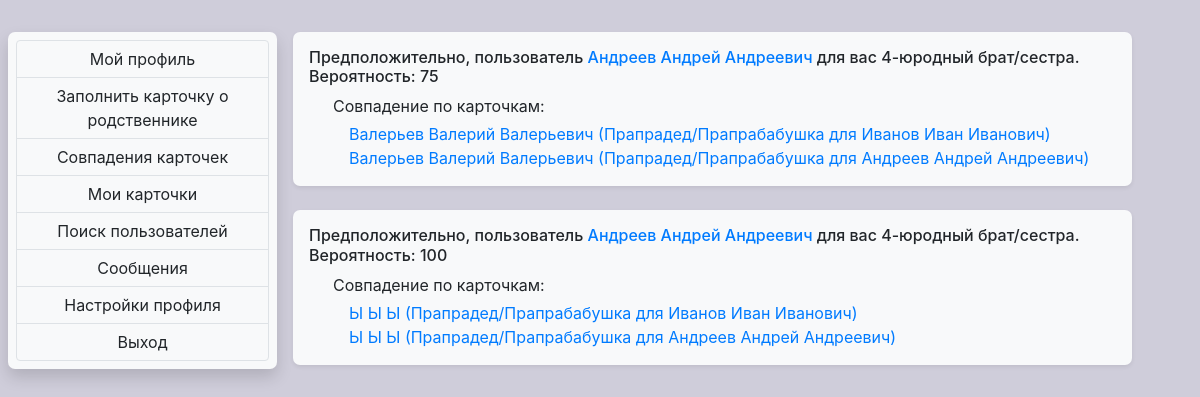
Page /similarities (signed in) on the earlier database version.
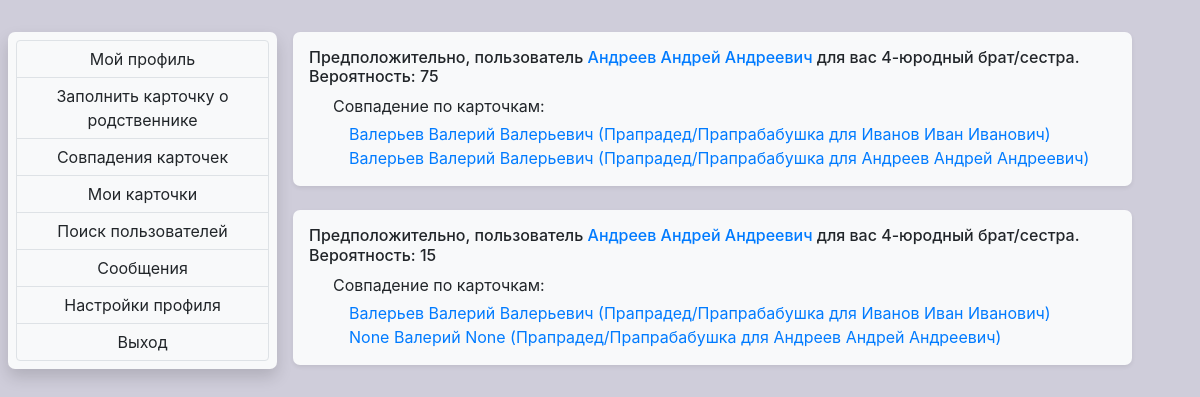
Same page on the later database version.
### relationfinder/models.py (models this page shows, shortened)
class Relation(models.Model):
    referenced_by = models.ForeignKey(
        Card, on_delete=models.CASCADE, blank=True, null=True, related_name="fbRelations_set")
    referencing = models.ForeignKey(
        Card, on_delete=models.CASCADE, blank=True, null=True, related_name="rtRelations_set")
    connection_type = models.CharField(max_length=30, blank=True, null=True)
    similarity = models.FloatField(null=True, blank=True)

class Card(models.Model):
    class Meta:
        verbose_name_plural = "Cards"
        verbose_name = "Card"
    user = models.ForeignKey(
        User, on_delete=models.CASCADE, related_name="card_set", blank=True, null=True)
    card_name = models.CharField(
        max_length=30, blank=False, null=False, default="default name")
    sex = models.CharField(max_length=30, blank=False,
                           null=False, default="default")
    relation_level = models.CharField(
        max_length=30, blank=False, null=False, default="default")
    first_name = models.CharField(max_length=30, blank=True, null=True)
    surname = models.CharField(max_length=30, blank=True, null=True)
    fathername = models.CharField(max_length=30, blank=True, null=True)
    birth_year = models.PositiveIntegerField(blank=True, null=True)
    death_year = models.PositiveIntegerField(blank=True, null=True)
    place1_x = models.FloatField(blank=True, null=True)
    place1_y = models.FloatField(blank=True, null=True)
    place1_radius = models.FloatField(blank=True, null=True)
    place1_start_year = models.PositiveIntegerField(blank=True, null=True)
    place1_end_year = models.PositiveIntegerField(blank=True, null=True)
    place2_x = models.FloatField(blank=True, null=True)
    place2_y = models.FloatField(blank=True, null=True)
    place2_radius = models.FloatField(blank=True, null=True)
    place2_start_year = models.PositiveIntegerField(blank=True, null=True)
    place2_end_year = models.PositiveIntegerField(blank=True, null=True)
    place3_x = models.FloatField(blank=True, null=True)
    place3_y = models.FloatField(blank=True, null=True)
    place3_radius = models.FloatField(blank=True, null=True)
    place3_start_year = models.PositiveIntegerField(blank=True, null=True)
    place3_end_year = models.PositiveIntegerField(blank=True, null=True)
    information = models.TextField(null=True, blank=True)
    def __str__(self):
        return '{} {} {} ({} для {}) '.format(self.surname, self.first_name, self.fathername, self.relation_level, str(self.user))

class UserExtension(models.Model):
    user = models.OneToOneField(
        User, null=True, blank=True, on_delete=models.CASCADE, related_name='userExtension')
    first_name = models.CharField(max_length=30, blank=True, null=True)
    surname = models.CharField(max_length=30, blank=True, null=True)
    fathername = models.CharField(max_length=30, blank=True, null=True)
    birth_date = models.DateField(
        auto_now=False, auto_now_add=False, blank=True, null=True)
    information = models.TextField(blank=True, null=True)
    photo = models.ImageField(blank=True, null=True,
                              default="def_profile_photo.png")

### relationfinder/views.py (the view)
# urls.py: path('similarities', views.similarities, name='similarities'),
@login_required(login_url='login_or_register')
def similarities(request):
    all_relations = Relation.objects.all()
    user_relations = all_relations.filter(referenced_by__user=request.user)
    return render(request, "relfinder/profile_similarities.html", {'user_relations': user_relations})

### relationfinder/models.py (called while the page is built)
def override_username(self):
    name = '{} {} {}'.format(self.userExtension.surname,
                             self.userExtension.first_name, self.userExtension.fathername)
    return name

### relationfinder/templates/relfinder/profile_similarities.html (shortened to what this page needs)
{% extends 'relfinder/profile_navigation.html' %}
{% block content1 %}
{% if user_relations %}
    {% for relation in user_relations %}
    <div class="container  rounded shadow-sm bg-light p-3 mb-4">
        <h6>
            Предположительно, пользователь <a href="{% url 'user' relation.referencing.user.id %}">
                {{relation.referencing.user}}</a> для вас {{relation.connection_type}}.
                <div>
                    Вероятность: {% widthratio relation.similarity 1 100 %}
                </div>
        </h6>
        <div>
            <div class="pl-3">
                <div class="pl-2 pb-1">
                    Совпадение по карточкам:
                </div>
                <div class="pl-4">
                    <div>
                        <a href="{% url 'viewcard' relation.referenced_by.id %}">{{relation.referenced_by}}</a>
                    </div>
                    <div>
                        <a href="{% url 'viewcard' relation.referencing.id %}">{{relation.referencing}}</a>
                    </div>
                </div>
            </div>
        </div>
    </div>
    {% endfor %}
{% endif %}
{% endblock content1 %}

Differences in the rows shown:
removed Relation: referencing.user "Андреев Андрей Андреевич", connection_type "4-юродный брат/сестра", similarity "100", referenced_by "Ы Ы Ы (Прапрадед/Прапрабабушка для Иванов Иван Иванович)", referencing "Ы Ы Ы (Прапрадед/Прапрабабушка для Андреев Андрей Андреевич)"
added Relation: referencing.user "Андреев Андрей Андреевич", connection_type "4-юродный брат/сестра", similarity "15", referenced_by "Валерьев Валерий Валерьевич (Прапрадед/Прапрабабушка для Иванов Иван Иванович)", referencing "None Валерий None (Прапрадед/Прапрабабушка для Андреев Андрей Андреевич)"
